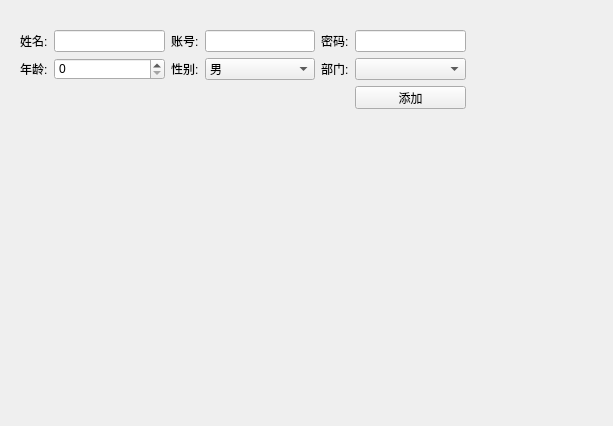
<?xml version="1.0" encoding="UTF-8"?>
<ui version="4.0">
 <class>TableView</class>
 <widget class="QWidget" name="TableView">
  <property name="geometry">
   <rect>
    <x>0</x>
    <y>0</y>
    <width>613</width>
    <height>426</height>
   </rect>
  </property>
  <property name="windowTitle">
   <string>Form</string>
  </property>
  <widget class="QWidget" name="horizontalLayoutWidget">
   <property name="geometry">
    <rect>
     <x>20</x>
     <y>30</y>
     <width>446</width>
     <height>79</height>
    </rect>
   </property>
   <layout class="QGridLayout" name="gridLayout">
    <item row="1" column="0">
     <widget class="QLabel" name="label_4">
      <property name="text">
       <string>年龄:</string>
      </property>
     </widget>
    </item>
    <item row="1" column="3">
     <widget class="QLabel" name="label_5">
      <property name="text">
       <string>性别:</string>
      </property>
     </widget>
    </item>
    <item row="0" column="4">
     <widget class="QLineEdit" name="le_account"/>
    </item>
    <item row="0" column="6">
     <widget class="QLineEdit" name="le_password"/>
    </item>
    <item row="1" column="2">
     <widget class="QSpinBox" name="sb_age"/>
    </item>
    <item row="1" column="5">
     <widget class="QLabel" name="label_6">
      <property name="text">
       <string>部门:</string>
      </property>
     </widget>
    </item>
    <item row="0" column="5">
     <widget class="QLabel" name="label_3">
      <property name="text">
       <string>密码:</string>
      </property>
     </widget>
    </item>
    <item row="0" column="3">
     <widget class="QLabel" name="label_2">
      <property name="text">
       <string>账号:</string>
      </property>
     </widget>
    </item>
    <item row="1" column="4">
     <widget class="QComboBox" name="cb_sex">
      <item>
       <property name="text">
        <string>男</string>
       </property>
      </item>
      <item>
       <property name="text">
        <string>女</string>
       </property>
      </item>
     </widget>
    </item>
    <item row="0" column="0">
     <widget class="QLabel" name="label">
      <property name="text">
       <string>姓名:</string>
      </property>
     </widget>
    </item>
    <item row="0" column="2">
     <widget class="QLineEdit" name="le_name"/>
    </item>
    <item row="1" column="6">
     <widget class="QComboBox" name="cb_dept"/>
    </item>
    <item row="2" column="6">
     <widget class="QPushButton" name="btn_insert">
      <property name="text">
       <string>添加</string>
      </property>
     </widget>
    </item>
   </layout>
  </widget>
 </widget>
 <resources/>
 <connections/>
</ui>
